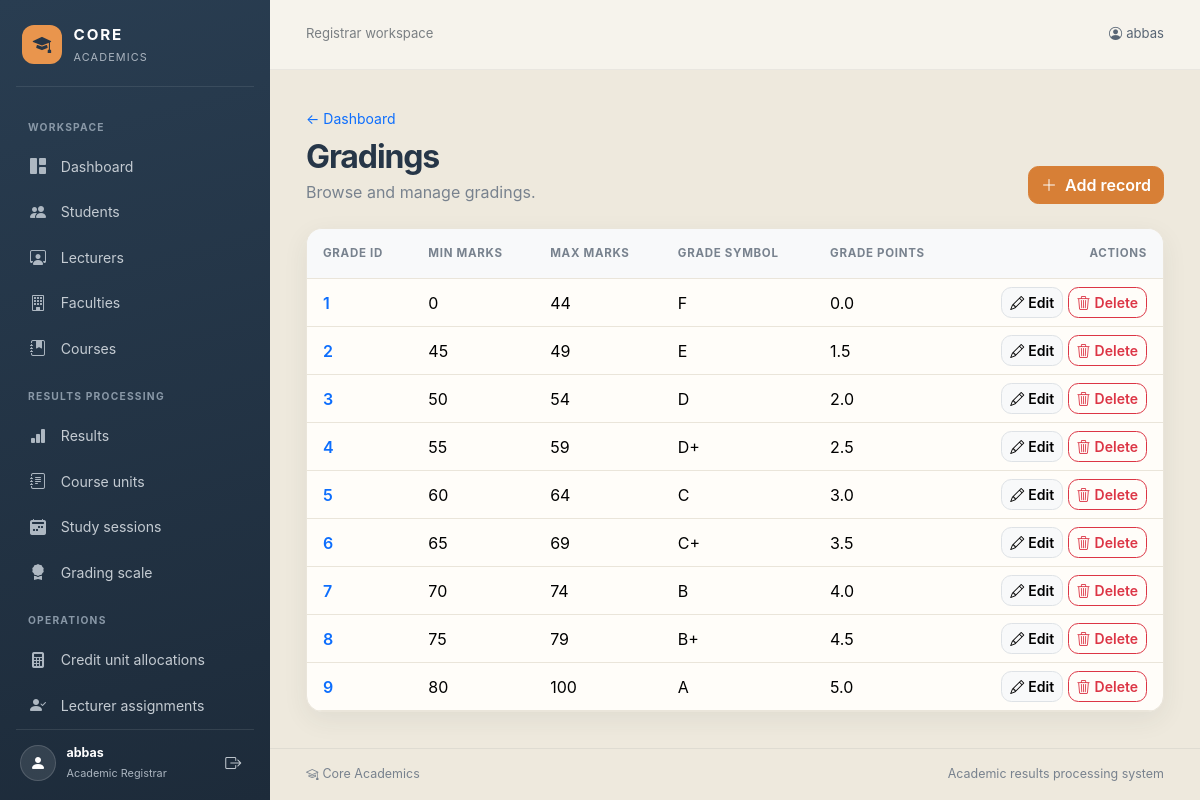
The page /academics/gradings/ (signed in) on the database its author committed.
### academics/models.py (models this page shows, shortened)
class Grading(models.Model):
    grade_id = models.AutoField(primary_key=True, db_column='GradeId')
    min_marks = models.IntegerField(db_column='Min_Marks')
    max_marks = models.IntegerField(db_column='Max_Marks')
    grade_symbol = models.CharField(max_length=2, db_column='Grade_Symbol')
    grade_points = models.DecimalField(
        max_digits=3,
        decimal_places=1,
        db_column='Grade_Points',
    )
    class Meta:
        db_table = 'GRADING'

### academics/views.py (the view)
# urls.py: path('<slug:model_name>/', views.model_list, name='model-list'),
@login_required
def model_list(request, model_name):
    if not can_view_model(request.user, model_name):
        raise PermissionDenied
    model = get_model(model_name)
    fields = get_display_fields(model)
    queryset = model.objects.all()
    if model is models.Lecturer:
        queryset = queryset.select_related('faculty').prefetch_related(
            'unit_assignments__unit__course'
        )
    elif model is models.CourseUnit:
        queryset = queryset.select_related('course__faculty')
    elif model is models.CreditUnitAllocation:
        queryset = queryset.select_related('unit__course')
    elif model is models.UnitAssignment:
        queryset = queryset.select_related(
            'lecturer__faculty',
            'unit__course',
        )
    records = [
        (obj, get_display_values(obj, fields))
        for obj in queryset
    ]
    return render(
        request,
        'academics/model_list.html',
        {
            'model_name': model_name,
            'model_label': model._meta.verbose_name_plural.title(),
            'fields': [label for label, _ in fields],
            'records': records,
            'read_only': not can_manage_model(request.user, model_name),
        },
    )

### academics/access.py (called while the page is built)
def has_role(user, role):
    return user.is_superuser or user.groups.filter(name=role).exists()

### academics/context_processors.py (called while the page is built)
def user_roles(request):
    user = request.user
    return {
        'is_academic_registrar': user.is_authenticated and has_role(user, ROLE_REGISTRAR),
        'is_lecturer': user.is_authenticated and has_role(user, ROLE_LECTURER),
        'is_faculty_coordinator': user.is_authenticated and has_role(user, ROLE_COORDINATOR),
    }

### academics/views.py (called while the page is built, shortened)
def get_model(model_name):
    try:
        return MODEL_REGISTRY[model_name]
    except KeyError as exc:
        raise Http404('Academic record type not found.') from exc

def get_display_fields(model):
    if model is models.CreditUnitAllocation:
        return [
            ('Course', 'unit.course'),
            ('Course unit', 'unit'),
            ('Credit units', 'credit_units'),
        ]
    return [
        (
            'Course unit' if field.name == 'unit' else field.verbose_name.title(),
            field.name,
        )
        for field in model._meta.concrete_fields
    ]

def get_display_values(obj, fields):
    return [
        (label, _get_display_value(obj, name))
        for label, name in fields
    ]

def _get_display_value(obj, field_path):
    value = obj
    for field_name in field_path.split('.'):
        value = getattr(value, field_name, None)
        if value is None:
            return 'Not assigned'
    return str(value)

def can_view_model(user, model_name):
    if model_name == 'timetables':
        return has_role(user, ROLE_REGISTRAR) or has_role(
            user,
            ROLE_COORDINATOR,
        )
    return has_role(user, ROLE_REGISTRAR)

def can_manage_model(user, model_name):
    if model_name == 'timetables':
        return has_role(user, ROLE_COORDINATOR)
    return has_role(user, ROLE_REGISTRAR)

### academics/templates/academics/model_list.html (shortened to what this page needs)
{% extends "academics/base.html" %}
{% block content %}
<div class="d-flex flex-column flex-md-row justify-content-between align-items-md-end gap-3 mb-4">
    <div>
        <a class="small text-decoration-none" href="{% url 'academics:index' %}">&larr; Dashboard</a>
        <h1 class="page-heading h2 mt-2 mb-1">{{ model_label }}</h1>
        <p class="page-subtitle mb-0">Browse and manage {{ model_label|lower }}.</p>
    </div>
    {% if not read_only %}
        <div class="page-tools">
            <a class="btn btn-primary" href="{% url 'academics:model-create' model_name %}"><i class="bi bi-plus-lg me-2" aria-hidden="true"></i>Add record</a>
        </div>
    {% endif %}
</div>
{% if records %}
    <div class="surface overflow-hidden">
        <div class="table-responsive">
            <table class="table table-hover align-middle mb-0">
                <thead class="table-light">
                    <tr>
                        {% for label in fields %}<th scope="col" class="px-3 py-3">{{ label }}</th>{% endfor %}
                        {% if not read_only %}<th scope="col" class="px-3 py-3 text-end">Actions</th>{% endif %}
                    </tr>
                </thead>
                <tbody>
                    {% for obj, values in records %}
                        <tr>
                            {% for label, value in values %}
                                <td class="px-3">
                                    {% if forloop.first %}
                                        <a class="fw-semibold text-decoration-none" href="{% url 'academics:model-detail' model_name obj.pk %}">{{ value }}</a>
                                    {% else %}
                                        {{ value }}
                                    {% endif %}
                                </td>
                            {% endfor %}
                            {% if not read_only %}
                                <td class="px-3 text-end text-nowrap">
                                    <a class="btn btn-sm btn-light border" href="{% url 'academics:model-update' model_name obj.pk %}"><i class="bi bi-pencil me-1" aria-hidden="true"></i>Edit</a>
                                    <a class="btn btn-sm btn-outline-danger" href="{% url 'academics:model-delete' model_name obj.pk %}"><i class="bi bi-trash3 me-1" aria-hidden="true"></i>Delete</a>
                                </td>
                            {% endif %}
                        </tr>
                    {% endfor %}
                </tbody>
            </table>
        </div>
    </div>
{% endif %}
{% endblock %}

### academics/templates/academics/base.html (shortened to what this page needs)
{% load static %}
<!doctype html>
<html lang="en">
<head>
    <link href="https://cdn.jsdelivr.net/npm/bootstrap@5.3.8/dist/css/bootstrap.min.css" rel="stylesheet">
    <link rel="stylesheet" href="https://cdn.jsdelivr.net/npm/bootstrap-icons@1.11.3/font/bootstrap-icons.min.css">
    <link rel="stylesheet" href="{% static 'academics/css/app.css' %}">
</head>
<body>
<div class="app-layout">
    {% if user.is_authenticated %}
        <aside class="app-sidebar offcanvas-lg offcanvas-start" tabindex="-1" id="appSidebar" aria-labelledby="appSidebarLabel">
            <div class="sidebar-heading">
                <a class="sidebar-brand" href="{% url 'academics:index' %}" id="appSidebarLabel">
                    <span class="brand-mark"><i class="bi bi-mortarboard-fill" aria-hidden="true"></i></span>
                    <span><strong>CORE</strong><small>ACADEMICS</small></span>
                </a>
            </div>
            <nav class="sidebar-nav" aria-label="Main navigation">
                {% if is_academic_registrar %}
                    <span class="sidebar-section-label">WORKSPACE</span>
                    <a class="sidebar-link" href="{% url 'academics:index' %}"><i class="bi bi-grid-1x2-fill" aria-hidden="true"></i><span>Dashboard</span></a>
                    <a class="sidebar-link" href="{% url 'academics:model-list' 'students' %}"><i class="bi bi-people-fill" aria-hidden="true"></i><span>Students</span></a>
                    <a class="sidebar-link" href="{% url 'academics:model-list' 'lecturers' %}"><i class="bi bi-person-workspace" aria-hidden="true"></i><span>Lecturers</span></a>
                    <a class="sidebar-link" href="{% url 'academics:model-list' 'faculties' %}"><i class="bi bi-building" aria-hidden="true"></i><span>Faculties</span></a>
                    <a class="sidebar-link" href="{% url 'academics:model-list' 'courses' %}"><i class="bi bi-journal-bookmark-fill" aria-hidden="true"></i><span>Courses</span></a>
                    <span class="sidebar-section-label">RESULTS PROCESSING</span>
                    <a class="sidebar-link" href="{% url 'academics:model-list' 'results' %}"><i class="bi bi-bar-chart-fill" aria-hidden="true"></i><span>Results</span></a>
                    <a class="sidebar-link" href="{% url 'academics:model-list' 'course-units' %}"><i class="bi bi-journal-text" aria-hidden="true"></i><span>Course units</span></a>
                    <a class="sidebar-link" href="{% url 'academics:model-list' 'study-sessions' %}"><i class="bi bi-calendar2-week-fill" aria-hidden="true"></i><span>Study sessions</span></a>
                    <a class="sidebar-link" href="{% url 'academics:model-list' 'gradings' %}"><i class="bi bi-award-fill" aria-hidden="true"></i><span>Grading scale</span></a>
                    <span class="sidebar-section-label">OPERATIONS</span>
                    <a class="sidebar-link" href="{% url 'academics:model-list' 'unit-assignments' %}"><i class="bi bi-calculator-fill" aria-hidden="true"></i><span>Credit unit allocations</span></a>
                    <a class="sidebar-link" href="{% url 'academics:model-list' 'lecturer-assignments' %}"><i class="bi bi-person-check-fill" aria-hidden="true"></i><span>Lecturer assignments</span></a>
                {% endif %}
            </nav>
            <div class="sidebar-footer">
                <span class="sidebar-avatar"><i class="bi bi-person-fill" aria-hidden="true"></i></span>
                <span class="sidebar-user"><strong>{{ user.get_username }}</strong><small>{% if is_academic_registrar %}Academic Registrar{% elif is_lecturer %}Lecturer{% elif is_faculty_coordinator %}Faculty Coordinator{% else %}Staff account{% endif %}</small></span>
                <form method="post" action="{% url 'logout' %}">
                    <button class="sidebar-logout" type="submit" aria-label="Log out" title="Log out"><i class="bi bi-box-arrow-right" aria-hidden="true"></i></button>
                </form>
            </div>
        </aside>
    {% endif %}
    <div class="app-main-panel">
        <header class="app-topbar">
            <div class="d-flex align-items-center gap-3">
                <span class="topbar-context">{% block page_context %}{% if is_academic_registrar %}Registrar workspace{% elif is_lecturer %}Lecturer workspace{% elif is_faculty_coordinator %}Coordinator workspace{% else %}Academic results processing{% endif %}{% endblock %}</span>
            </div>
            <div class="d-flex align-items-center gap-3">
                {% if user.is_authenticated %}
                    <span class="topbar-user"><i class="bi bi-person-circle me-1" aria-hidden="true"></i>{{ user.get_username }}</span>
                {% else %}
                    <a class="btn btn-sm btn-primary" href="{% url 'login' %}">Sign in</a>
                {% endif %}
            </div>
        </header>
        <main class="app-main">
            {% block content %}{% endblock %}
        </main>
        <footer class="app-footer">
            <span><i class="bi bi-mortarboard me-1" aria-hidden="true"></i>Core Academics</span>
            <span>Academic results processing system</span>
        </footer>
    </div>
</div>
</body>
</html>

### academics/static/academics/css/app.css (style rules this page uses)
:root { --ink: #263648; --muted: #78828e; --brand: #e9954d; --brand-dark: #d77f36; --canvas: #eee9dd; --line: #eae5da; --sidebar: #253648; }
* { box-sizing: border-box; }
body { min-width: 320px; min-height: 100vh; margin: 0; background: var(--canvas); color: var(--ink); font-family: Inter, "Segoe UI", system-ui, -apple-system, sans-serif; }
.app-layout { min-height: 100vh; }
.app-sidebar { --bs-offcanvas-width: 270px; display: flex; flex-direction: column; width: 270px; height: 100vh; padding: 1.25rem 1rem 1rem; overflow: hidden; border: 0; background: linear-gradient(165deg, #293d51 0%, #1d2b3a 100%); color: #fff; }
.sidebar-heading { display: flex; flex-shrink: 0; align-items: center; justify-content: space-between; padding: .25rem .4rem 1.3rem; border-bottom: 1px solid rgba(255,255,255,.09); }
.sidebar-brand { display: flex; align-items: center; gap: .75rem; color: #fff; text-decoration: none; }
.sidebar-brand strong { display: block; font-size: .95rem; letter-spacing: .12em; }
.sidebar-brand small { display: block; margin-top: .12rem; color: #aab4bf; font-size: .68rem; letter-spacing: .1em; }
.brand-mark { display: inline-grid; width: 2.45rem; height: 2.45rem; flex: 0 0 auto; place-items: center; border-radius: .75rem; background: var(--brand); color: #263648; font-size: 1.15rem; }
.sidebar-nav { flex: 1; padding: 1rem 0; overflow-y: auto; scrollbar-color: #506174 transparent; scrollbar-width: thin; }
.sidebar-section-label { display: block; padding: 1.05rem .75rem .45rem; color: #8998a7; font-size: .64rem; font-weight: 700; letter-spacing: .12em; }
.sidebar-link { display: flex; align-items: center; gap: .85rem; min-height: 2.7rem; margin: .15rem 0; padding: .6rem .8rem; border-radius: .65rem; color: #c4cbd2; font-size: .88rem; text-decoration: none; transition: background .15s ease, color .15s ease, transform .15s ease; }
.sidebar-link i { width: 1.15rem; color: #aeb8c2; font-size: 1rem; text-align: center; }
.sidebar-footer { display: flex; flex-shrink: 0; align-items: center; gap: .65rem; padding: .9rem .25rem .15rem; border-top: 1px solid rgba(255,255,255,.1); }
.sidebar-avatar { display: grid; width: 2.25rem; height: 2.25rem; flex: 0 0 auto; place-items: center; border: 1px solid rgba(255,255,255,.15); border-radius: 50%; background: rgba(255,255,255,.1); color: #fff; }
.sidebar-user { display: flex; min-width: 0; flex: 1; flex-direction: column; }
.sidebar-user strong { overflow: hidden; color: #fff; font-size: .78rem; text-overflow: ellipsis; white-space: nowrap; }
.sidebar-user small { margin-top: .15rem; color: #aab4bf; font-size: .68rem; }
.sidebar-logout { display: grid; width: 2.1rem; height: 2.1rem; place-items: center; border: 0; border-radius: .55rem; background: transparent; color: #c4cbd2; }
.app-main-panel { display: flex; min-width: 0; min-height: 100vh; flex: 1; flex-direction: column; }
.app-topbar { display: flex; min-height: 4.35rem; align-items: center; justify-content: space-between; gap: 1rem; padding: .75rem clamp(1rem, 3vw, 2.4rem); border-bottom: 1px solid rgba(57, 67, 76, .07); background: rgba(255,255,255,.42); }
.topbar-context { color: #7a7f83; font-size: .82rem; }
.topbar-user { color: #586574; font-size: .82rem; }
.app-main { width: 100%; max-width: 1800px; flex: 1; margin: 0 auto; padding: clamp(1.25rem, 3vw, 2.5rem) clamp(1rem, 3vw, 2.5rem); }
.app-footer { display: flex; justify-content: space-between; gap: .75rem; margin-top: auto; padding: 1rem clamp(1rem, 3vw, 2.5rem); border-top: 1px solid rgba(57, 67, 76, .08); color: var(--muted); font-size: .78rem; }
.page-heading { color: var(--ink); font-weight: 750; letter-spacing: -.035em; }
.page-subtitle { color: var(--muted); }
.surface, .module-card { border: 1px solid var(--line); border-radius: 1rem; background: #fffdf9; box-shadow: 0 8px 26px rgba(45, 50, 57, .07); }
.table { --bs-table-bg: transparent; }
.table thead th { border-bottom-color: var(--line); color: var(--muted); font-size: .72rem; font-weight: 700; letter-spacing: .06em; text-transform: uppercase; white-space: nowrap; }
.table tbody td { border-color: var(--line); }
.btn { border-radius: .65rem; font-weight: 600; }
.btn-primary { background: var(--brand-dark); border-color: var(--brand-dark); }
@media (min-width: 992px) { .app-layout { display: flex; align-items: flex-start; } }
@media (min-width: 992px) { .app-sidebar { position: sticky; top: 0; } }

### rows shown on the page
Grading: values "1", values "0" "44" "F" "0.0"
Grading: values "2", values "45" "49" "E" "1.5"
Grading: values "3", values "50" "54" "D" "2.0"
Grading: values "4", values "55" "59" "D+" "2.5"
Grading: values "5", values "60" "64" "C" "3.0"
Grading: values "6", values "65" "69" "C+" "3.5"
Grading: values "7", values "70" "74" "B" "4.0"
Grading: values "8", values "75" "79" "B+" "4.5"
Grading: values "9", values "80" "100" "A" "5.0"

### other values the page prints
{{ user.get_username }} "abbas"
{{ model_label }} "Gradings"
{{ model_label|lower }} "gradings"
{{ label }} "GRADE ID" "MIN MARKS" "MAX MARKS" "GRADE SYMBOL" "GRADE POINTS"
